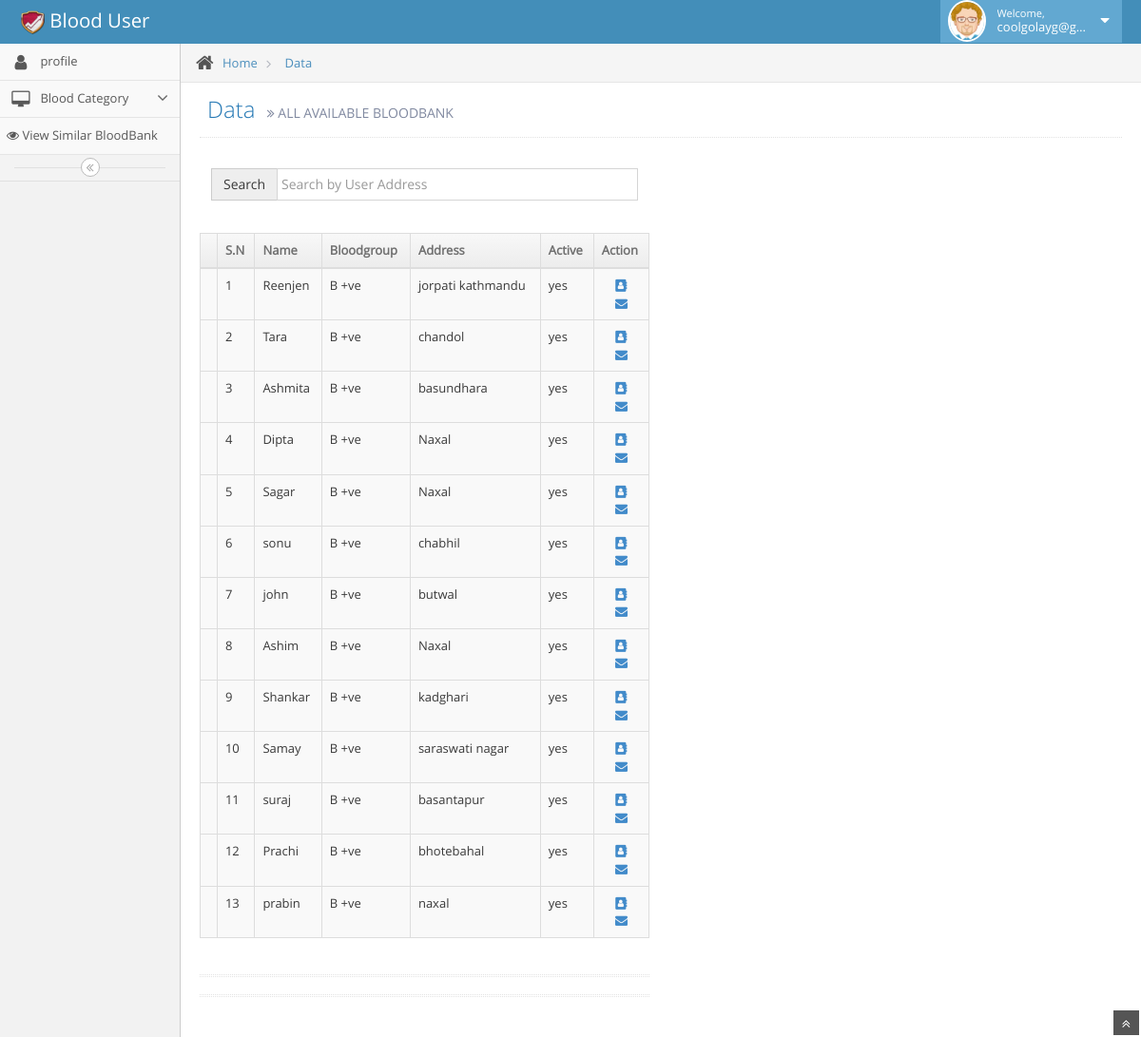
Screenshot of /user/tbl_common.php (signed in) with the database file from the repository.
### tables this page shows
CREATE TABLE `tbl_user` (
  `user_id` bigint(255) NOT NULL,
  `user_email` varchar(255) DEFAULT NULL,
  `user_password` varchar(255) DEFAULT NULL,
  `user_role` varchar(255) NOT NULL,
  `user_Firstname` varchar(255) NOT NULL,
  `user_Middlename` varchar(255) NOT NULL,
  `user_Lastname` varchar(255) NOT NULL,
  `user_Address` varchar(255) NOT NULL,
  `user_gender` varchar(255) NOT NULL,
  `user_phonenumber` bigint(255) NOT NULL,
  `user_age` int(255) NOT NULL,
  `user_bloodgroup` varchar(255) NOT NULL,
  `user_avialibility` varchar(255) NOT NULL,
  `user_recentlydonatedtime` varchar(255) NOT NULL,
  `user_status` varchar(255) NOT NULL,
  `user_photo` varchar(255) NOT NULL
);

### user/tbl_common.php (the view, shortened to what this page needs)
<?php include'layout_user/header_user.php' ?>
<?php include'layout_user/sidebar_user.php' ?>
				<div class="main-content">
					<div class="breadcrumbs" id="breadcrumbs">
						<ul class="breadcrumb">
							<li>
								<i class="icon-home home-icon"></i>
								<a href="#">Home</a>
							</li>
							<li>
								<a href="#">Data</a>
							</li>
						</ul>
					</div>
					<div class="page-content">
						<div class="page-header">
							<h1>
								Data
								<small>
									<i class="icon-double-angle-right"></i>
									ALL AVAILABLE BLOODBANK
								</small>
							</h1>
						</div>
						<div class="row">
							<div >
							<div class="col-xs-6">
								  <div class="container">
								   <br />
								   <div class="form-group">
								    <div class="input-group">
								     <span class="input-group-addon">Search</span>
								     <input type="text" name="search_text" id="search_text" placeholder="Search by User Address" class="form-control" />
								    </div>
								   </div>
								   <br />
								  </div>
								<div class="row">
									<div class="col-xs-12">
										<div class="table-responsive">
											<table id="sample-table-1" class="table table-striped table-bordered table-hover">
												<thead>
													<tr>
														<th class="center">
															<label>
																<th>S.N</th>
															</label>
														</th>
														<th>Name</th>
														<th>Bloodgroup</th>
														<th>Address</th>
														<th>Active</th>
														<th>Action</th>
													</tr>
												</thead>
                                          <?php
												$id=$_SESSION['id'];
													$stmt = $conn->prepare("SELECT user_bloodgroup FROM tbl_user WHERE user_id=$id " );
													$stmt->execute();
													$user_bloodgroup=$stmt->fetch();
													$stmt = $conn->prepare("SELECT * FROM tbl_user WHERE user_bloodgroup = :bloodgroup" );
													 $stmt->bindParam(':bloodgroup', $user_bloodgroup['user_bloodgroup']);
													$stmt->execute();
													$sn=1;
														foreach ($stmt->fetchAll() as $k => $v)
															{
															$user_name =  $v['user_Firstname'];
															$user_bloodgroup =  $v['user_bloodgroup'];
															$user_address =  $v['user_Address'];
															$user_active = $v['user_status'];
														?>
												<tbody>
													<tr>
														<td></td>
														<td><?php echo $sn; $sn++;  ?></td>
														<td><?php echo $user_name;?></td>
														<td >
															<?php echo $user_bloodgroup;?>
														</td>
														<td><?php echo $user_address;?></td>
														<td><?php echo $user_active;?></td>
														<td>
														<div align="center">
														<a href="" data-toggle="modal" data-target="#exampleModal<?php echo $v['user_id'] ?>">  <i class="fa fa-address-book" aria-hidden="true"> </i>
														</a></div>
														 <div align="center">
														<a href="" data-toggle="modal" data-target="#mailModal<?php echo $v['user_id'] ?>"><i class="fa fa-envelope" aria-hidden="true"></i>
														</a>
														</div>
														</td>
													</tr>
												</tbody>
									</div>
															<?php
															} ?>
						<div class="hr hr-18 dotted hr-double"></div>
								<div class="hr hr-18 dotted hr-double"></div>
			<a href="#" id="btn-scroll-up" class="btn-scroll-up btn btn-sm btn-inverse">
				<i class="icon-double-angle-up icon-only bigger-110"></i>
			</a>
	</body>
</html>

### rows the page displays
tbl_user: user_Firstname "Reenjen", user_bloodgroup "B +ve", user_Address "jorpati kathmandu", user_status "yes"
tbl_user: user_Firstname "Tara", user_bloodgroup "B +ve", user_Address "chandol", user_status "yes"
tbl_user: user_Firstname "Ashmita", user_bloodgroup "B +ve", user_Address "basundhara", user_status "yes"
tbl_user: user_Firstname "Dipta", user_bloodgroup "B +ve", user_Address "Naxal", user_status "yes"
tbl_user: user_Firstname "Sagar", user_bloodgroup "B +ve", user_Address "Naxal", user_status "yes"
tbl_user: user_Firstname "sonu", user_bloodgroup "B +ve", user_Address "chabhil", user_status "yes"
tbl_user: user_Firstname "john", user_bloodgroup "B +ve", user_Address "butwal", user_status "yes"
tbl_user: user_Firstname "Ashim", user_bloodgroup "B +ve", user_Address "Naxal", user_status "yes"
tbl_user: user_Firstname "Shankar", user_bloodgroup "B +ve", user_Address "kadghari", user_status "yes"
tbl_user: user_Firstname "Samay", user_bloodgroup "B +ve", user_Address "saraswati nagar", user_status "yes"
tbl_user: user_Firstname "suraj", user_bloodgroup "B +ve", user_Address "basantapur", user_status "yes"
tbl_user: user_Firstname "Prachi", user_bloodgroup "B +ve", user_Address "bhotebahal", user_status "yes"
tbl_user: user_Firstname "prabin", user_bloodgroup "B +ve", user_Address "naxal", user_status "yes"

### other values shown
$_SESSION['email'] "coolgolayg@g…"
